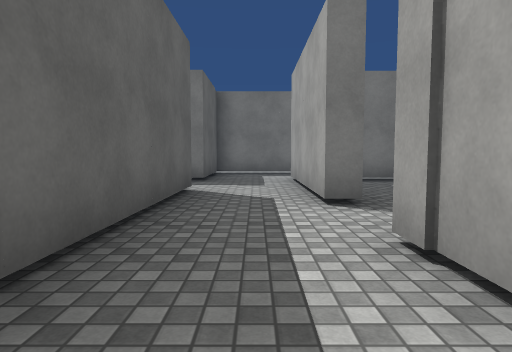
[1] (above)

24 first-person views from a walk through a Unity game level. The camera is 1.2 m above the floor, tilts 4° down and sees 75° across. The floor is counted in squares, 2 m on a side. Each view is taken from the middle of a square. On the plan, view 1 faces up. The plan holds only what a view shows up to about 10 squares ahead; the rest is blank. The place goes on beyond the plan. The player is left out. Surface patterns are stand-ins for the level's own textures.

[2]
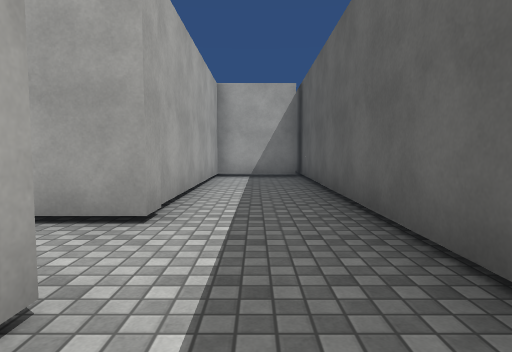

[3]
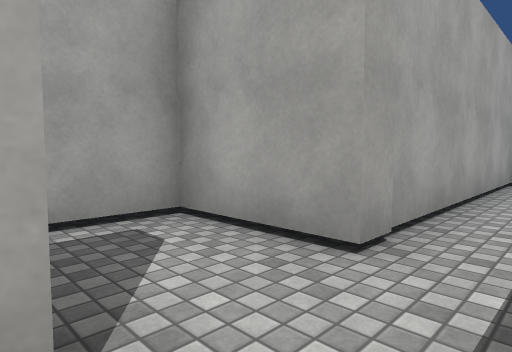

[4]
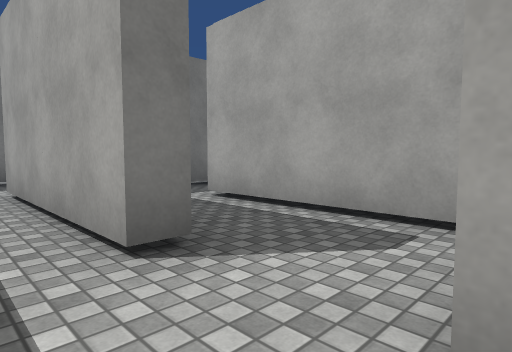

[5]
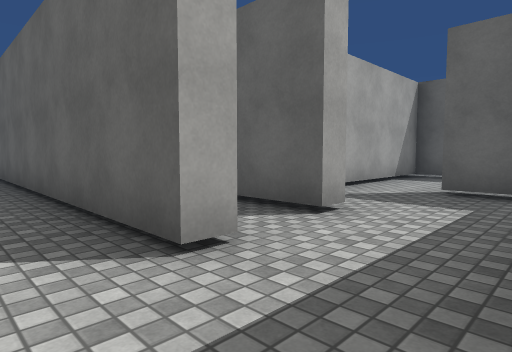

[6]
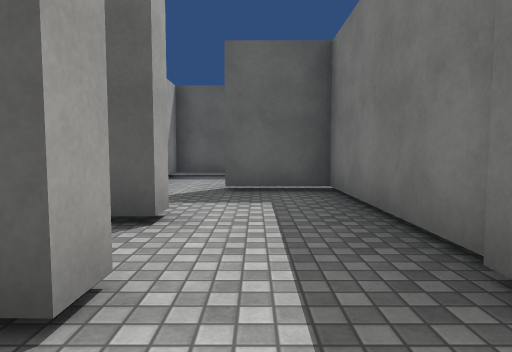

[7]
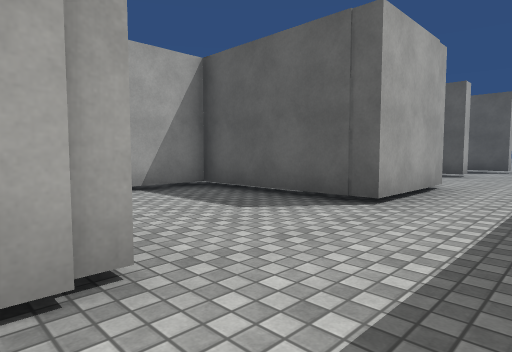

[8]
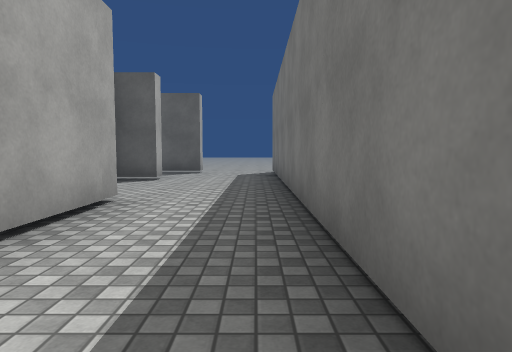

[9]
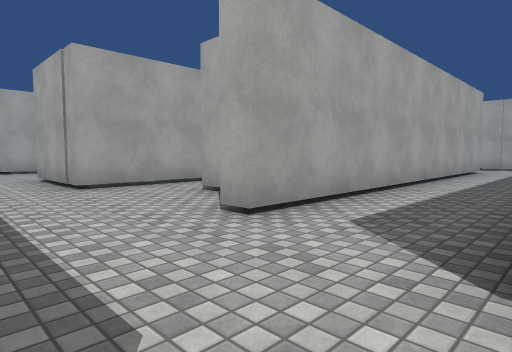

[10]
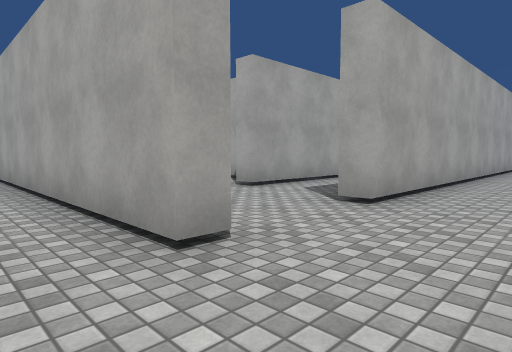

[11]
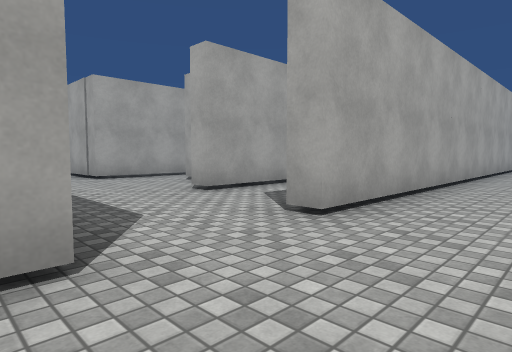

[12]
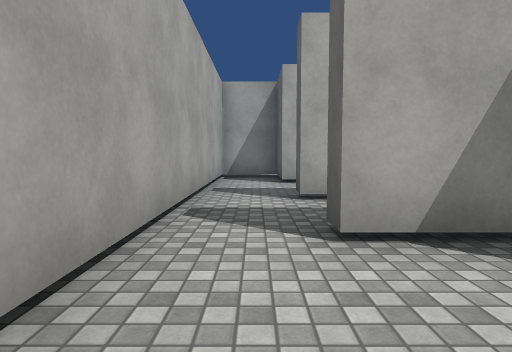

[13]
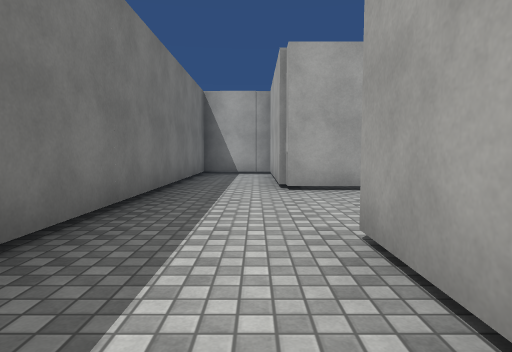

[14]
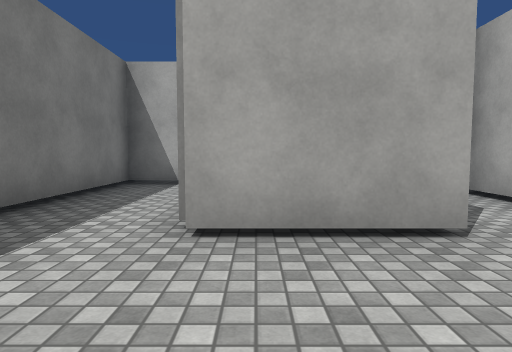

[15]
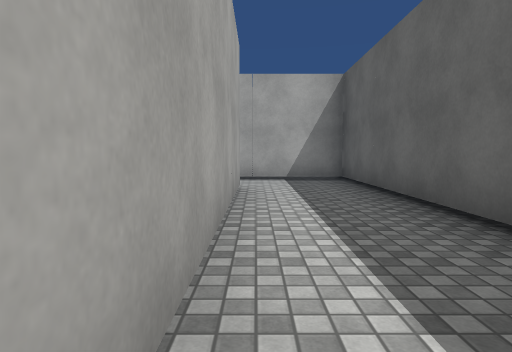

[16]
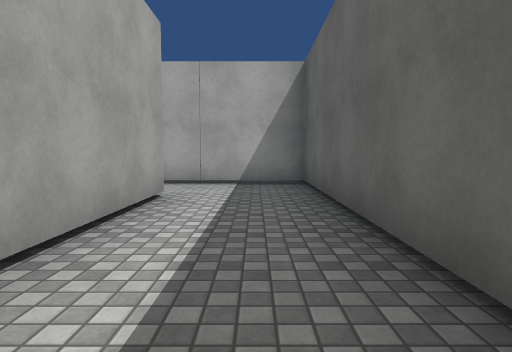

[17]
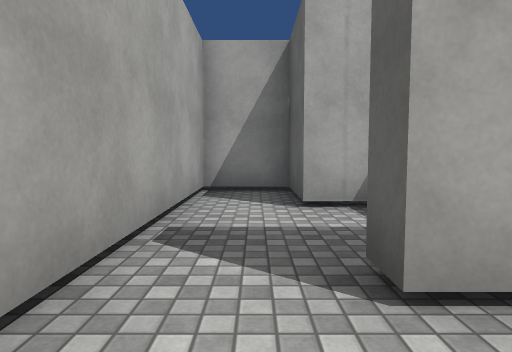

[18]
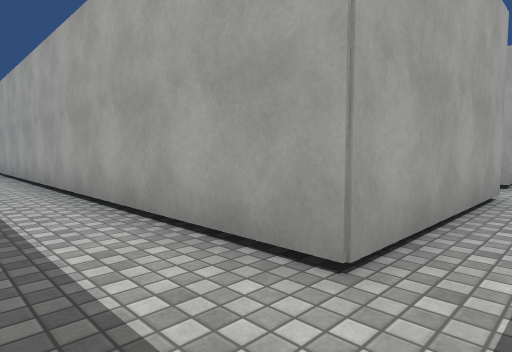

[19]
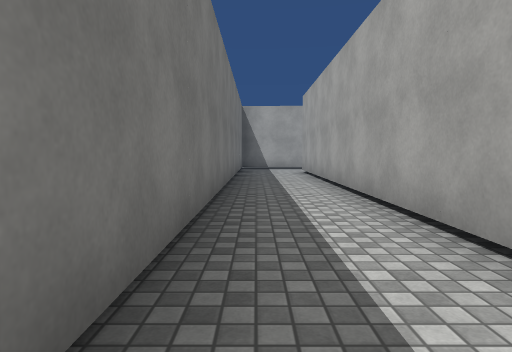

[20]
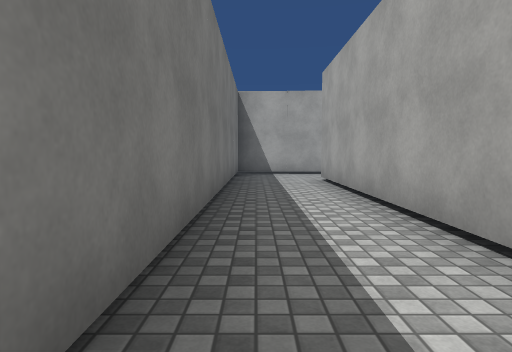

[21]
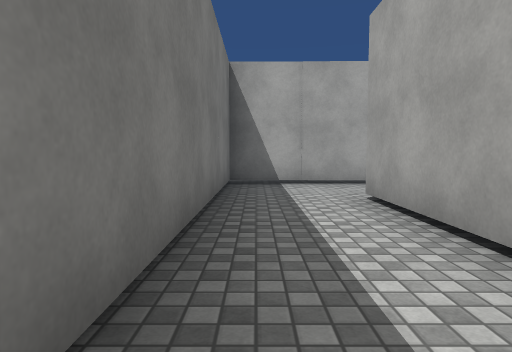

[22]
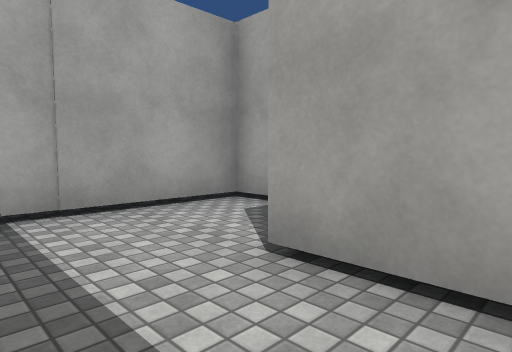

[23]
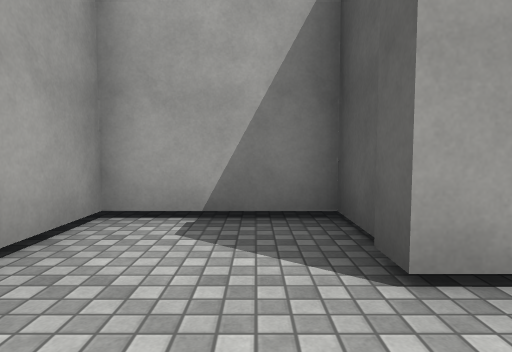

[24]
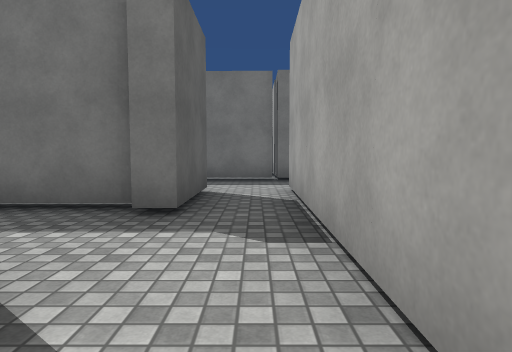

### Floor plan
Points are (right, up) in squares from view 1. A wall is a line through its corners. A room is listed if a view was taken in it or the views show most of it. See-through windows are left out.
Room 1 (views 1, 2, 3, 4)
walls: (0.8, 1.8) (0.8, 2.2); (1.2, 3.8) (0.8, 3.8) (0.8, 5.5); (-1, 5.3) (-1.1, -4.5); (-1, -3.4) (1, -3.4) (1, 1.9)
ways out: opening at (0, 4.5) to room 2; opening at (1, 3) to room 8
Room 2 (views 5, 6)
walls: (0.8, 5.5) (0.8, 7.6); (-1.5, 5.3) (-1, 5.3)
ways out: opening at (0, 4.5) to room 1; opening at (-1, 6) to room 3; opening at (0, 7) to room 6
Room 3 (views 7, 8, 9, 12, 13, 14, 15, 16)
walls: (-11.2, 5.5) (-11.2, 7.3) (-8.7, 7.3) (-8.7, 3.9) (-3.1, 3.9); (-13.8, 5.8) (-12.6, 5.8); (-17.3, 7.3) (-16.8, 7.3) (-16.8, 6.2); (-5.7, 5.5) (-5.7, 7.6) (-2.2, 7.6); (-16.9, 1) (-16.9, -4.4) (-14.1, -4.4); (-3.2, 5.3) (-2.8, 5.3); (-14.7, -2.6) (-14.7, 6.8) (-14.3, 6.8) (-14.3, 5.9); (-1.5, 7.1) (-1.4, 9.5) (-16.9, 9.5); (-1, 7.2) (-5.3, 7.2) (-5.3, 5.5)
ways out: opening at (-1, 6) to room 2; opening at (-17, 8.5) to room 4; opening at (-12, 5) to room 5; opening at (-2, 4.5) to room 7; opening at (-14, -4)
Room 4 (views 10, 11)
walls: (-17.3, 9.4) (-17.3, 9.9) (-10.7, 9.9); (-17.3, -2.6) (-17.3, 7.3)
ways out: opening at (-17, 8.5) to room 3
Room 5 (view 17)
walls: (-13, 3.8) (-12.6, 3.8) (-12.6, 3.2); (-13.2, 1.4) (-12.6, 1.4) (-12.6, -0.2) (-11.2, -0.2) (-11.2, 5.5); (-12.6, 5.8) (-12.6, 5.2)
ways out: opening at (-12, 5) to room 3
Room 6 (views 18, 19, 20, 21, 22, 23)
walls: (1.1, 9.5) (-1.1, 9.5); (0.8, 7.6) (12.3, 7.6) (12.3, 6) (14.4, 6) (14.4, 9.5) (2.6, 9.5); (-1, 9) (-1, 7.2)
ways out: opening at (0, 7) to room 2
Room 7 (view 24)
walls: (-3.2, 3.5) (-4.8, 3.5); (-1.5, 0.6) (-1.5, 5.3); (-2.8, 5.3) (-2.8, 3.2) (-3.2, 3.2)
ways out: opening at (-2, 4.5) to room 3
Room 8 (no view inside)
walls: (0.8, 2.2) (2.8, 2.2) (2.8, 5.9)
ways out: opening at (1, 3) to room 1; opening at (2, 4.5)

Positions as (right, up) in squares from view 1, and headings:
1: (0, 0), facing up
2: (0, 5), facing down
3: (0, 4), facing down-right
4: (0, 2), facing up-right
5: (0, 7), facing down-left
6: (0, 6), facing left
7: (-5, 9), facing down-left
8: (-7, 9), facing left
9: (-17, 9), facing down-right
10: (-19, 11), facing down-right
11: (-19, 10), facing down-right
12: (-12, 8), facing down
13: (-11, 8), facing right
14: (-8, 7), facing right
15: (-15, 3), facing down
16: (-16, 2), facing down
17: (-12, 5), facing down
18: (0, 9), facing down-right
19: (2, 9), facing right
20: (5, 9), facing right
21: (8, 9), facing right
22: (11, 9), facing down-right
23: (13, 9), facing down
24: (-2, 0), facing up
